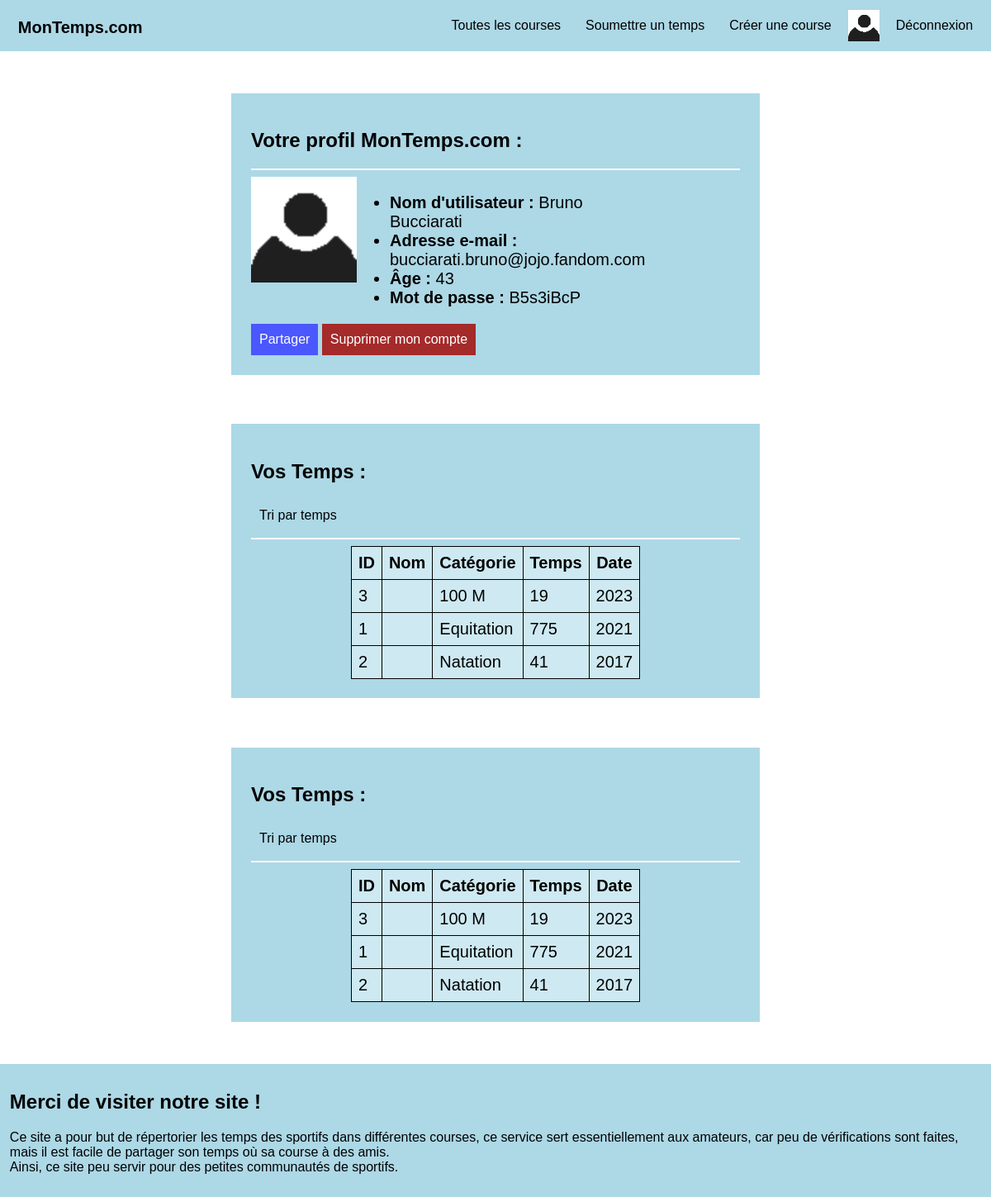
/profile.php (signed in), run on an earlier commit of the app's database.
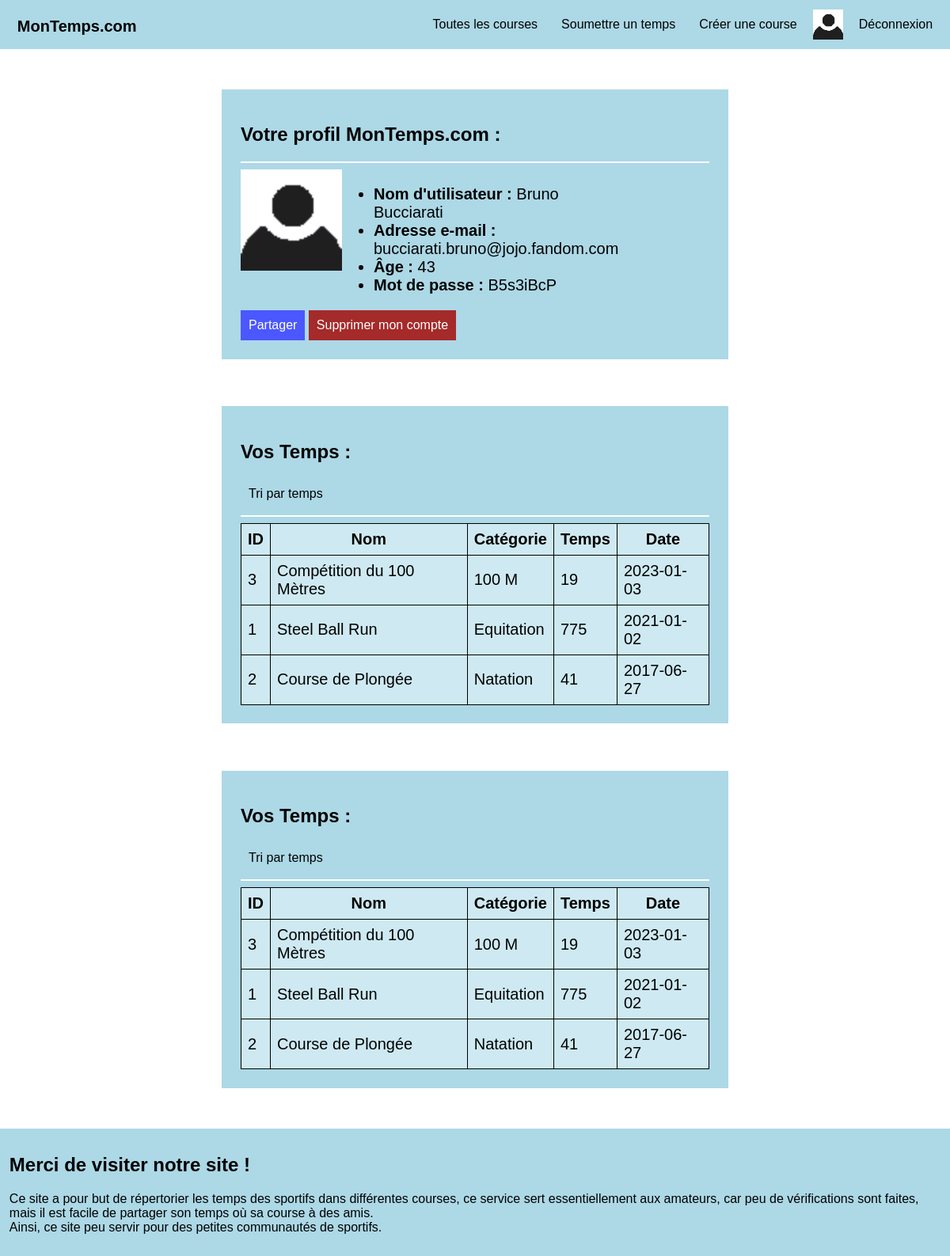
And on a later commit of the database.
### tables this page shows
CREATE TABLE Temps (
	"email" TEXT,
	"id" TEXT,
	"temps" INT,
	CONSTRAINT PK_Temps PRIMARY KEY ("email", "id", "temps"),
	CONSTRAINT FK_TempsCourse FOREIGN KEY (id) REFERENCES Courses(id),
	CONSTRAINT FK_TempsUtilisateur FOREIGN KEY (email) REFERENCES Utilisateurs(email)
);

CREATE TABLE Courses (
	"id" TEXT UNIQUE NOT NULL,
	"name" TEXT NOT NULL,
	"type" TEXT NOT NULL,
	"date" TEXT NOT NULL,
	CONSTRAINT PK_Courses PRIMARY KEY ("id")
);

### profile.php (the view, shortened to what this page needs)
<?php
include "header.php";
if (isset($_GET['sort']) and !empty($_GET['sort']))
{
    $sort = $_GET['sort'];
    $email = get_account_info("email");
    $sql_best = "SELECT C.id, C.name, C.type, T.temps, C.date
    FROM Courses AS C JOIN Temps AS T ON C.id = T.id
    WHERE T.email = \"$email\"
    ORDER BY T.temps";
}
else
{
    $sort = "date";
    $email = get_account_info("email");
    $sql_best = "SELECT C.id, C.name, C.type, T.temps, C.date
    FROM Courses AS C JOIN Temps AS T ON C.id = T.id
    WHERE T.email = \"$email\"
    ORDER BY C.date DESC";
}
if (isset($_POST['delete']) and !empty($_POST['delete']))
{
    $delete = true;
    $proprietes = $connexion->query("SELECT id from Proprietes WHERE email = \"$email\"")->fetchAll();
    foreach($proprietes as $prop)
        $connexion->query("DELETE FROM Courses WHERE id = \"".$prop['id']."\"");
    $connexion->query("DELETE FROM Temps WHERE email = \"$email\"");
    $connexion->query("DELETE FROM Utilisateurs WHERE email = \"$email\"");
    end_session();
}
else
    $delete = false;
if (is_logged()):
?>
<?php if ($delete): ?>
    <section>
        <h1>Compte définitivement supprimé !</h1>
        <a href="index.php">Retour à l'accueil</a>
    </section>
<?php else: ?>
    <section>
        <h2>Votre profil <?=NOM_SITE?> :</h2>
        <hr>
        <div class="profile">
            <img src="images/profile.png" width="128" height="128">
            <ul class="right">
                <li><strong>Nom d'utilisateur :</strong> <?=get_account_info("nickname")?></li>
                <li><strong>Adresse e-mail :</strong> <?=get_account_info("email")?></li>
                <li><strong>Âge :</strong> <?=get_account_info("age")?></li>
                <li><strong>Mot de passe :</strong> <?=get_account_info("password")?></li>
            </ul>
        </div>
        <form action="profile.php" method="POST">
            <button class="share" onclick=<?php echo "\"copier('user=".base64_encode($email)."')\""; ?>>Partager</button>
            <input name="delete" id="delete" type="submit" value="Supprimer mon compte">
        </form>
    </section>
<section>
    <div>
        <h2>Vos Temps :</h2>
        <form action="profile.php" method="GET" class="right">
            <?php if (isset($sort) and !empty($sort) and $sort == "time"): ?>
                <input type="hidden" name="sort" value="date">
                <input type="submit" value="Tri par date">
            <?php else: ?>
                <input type="submit" value="Tri par temps">
            <?php endif; ?>
        </form>
    </div>
    <hr>
    <table>
        <tr>
            <th>ID</th>
            <th>Nom</th>
            <th>Catégorie</th>
            <th>Temps</th>
            <th>Date</th>
        </tr>
        <?php
        $result = $connexion->query($sql_best)->fetchAll();
        foreach($result as $row)
        {
            $id = $row['id'];
            $name = $row['name'];
            $type = $row['type'];
            $time = $row['temps'];
            $date = $row['date'];
            echo "
            <tr>
                <td>$id</td>
                <td>$name</td>
                <td>$type</td>
                <td>$time</td>
                <td>$date</td>
            </tr>";
        }
        ?>
    </table>
</section>
<section>
    <div>
        <h2>Vos Temps :</h2>
        <form action="profile.php" method="GET" class="right">
            <?php if (isset($sort) and !empty($sort) and $sort == "time"): ?>
                <input type="hidden" name="sort" value="date">
                <input type="submit" value="Tri par date">
            <?php else: ?>
                <input type="submit" value="Tri par temps">
            <?php endif; ?>
        </form>
    </div>
    <hr>
    <table>
        <tr>
            <th>ID</th>
            <th>Nom</th>
            <th>Catégorie</th>
            <th>Temps</th>
            <th>Date</th>
        </tr>
        <?php
        $result = $connexion->query($sql_best)->fetchAll();
        foreach($result as $row)
        {
            $id = $row['id'];
            $name = $row['name'];
            $type = $row['type'];
            $time = $row['temps'];
            $date = $row['date'];
            echo "
            <tr>
                <td>$id</td>
                <td>$name</td>
                <td>$type</td>
                <td>$time</td>
                <td>$date</td>
            </tr>";
        }
        ?>
    </table>
</section>
<?php endif; ?>
<?php endif; ?>
<?php include 'footer.php' ?>

What changed in the data, as far as the page shows it:
changed through a linked row, temps: id.name (not shown) → "Compétition du 100 Mètres"; id.date "2023" → "2023-01-03"
changed through a linked row, temps "Equitation": id.name (not shown) → "Steel Ball Run"; id.date "2021" → "2021-01-02"
changed through a linked row, temps "Natation": id.name (not shown) → "Course de Plongée"; id.date "2017" → "2017-06-27"
